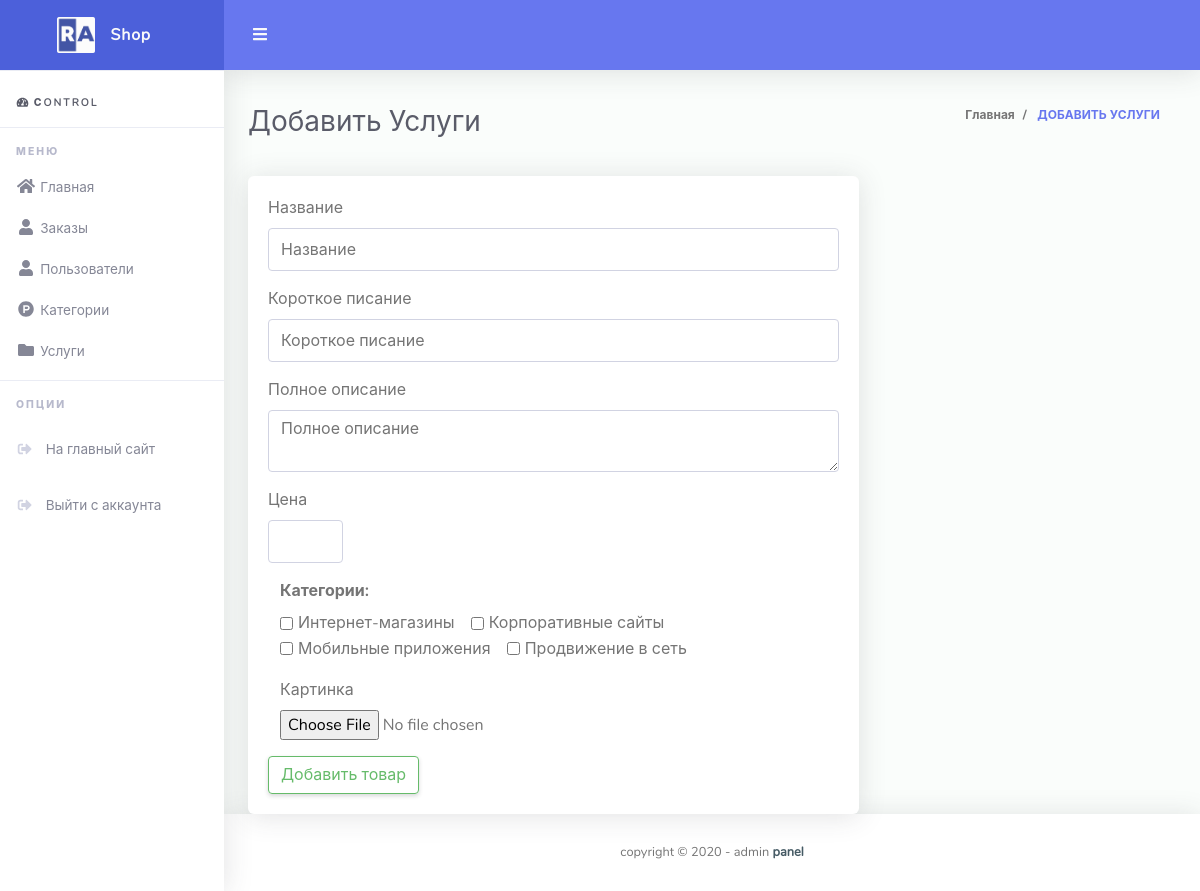
Screenshot of /admin/options/services/add_service.php (signed in) with the database file from the repository.
### tables this page shows
CREATE TABLE `categories` (
  `id` int(11) NOT NULL,
  `title` varchar(255) NOT NULL,
  `description` text NOT NULL,
  `kit_html` text NOT NULL,
  `other_html` text DEFAULT NULL,
  `cost` int(11) DEFAULT NULL,
  `img` longblob DEFAULT NULL
);

### admin/options/services/add_service.php (the view, shortened to what this page needs)
<?php
include $_SERVER['DOCUMENT_ROOT'] . "/configs/db.php";
?>
<!DOCTYPE html>
<html lang="en">
<head>
    <?php include $_SERVER['DOCUMENT_ROOT'] . "/admin/parts/head.php" ?>
</head>
<body id="page-top">
<div id="wrapper">
    <?php
    include $_SERVER['DOCUMENT_ROOT'] . "/admin/parts/nav.php"
    ?>
    <div id="content-wrapper" class="d-flex flex-column">
        <div id="content">
            <nav class="navbar navbar-expand navbar-light bg-navbar topbar mb-4 static-top">
                <button id="sidebarToggleTop" class="btn btn-link rounded-circle mr-3">
                    <i class="fa fa-bars"></i>
                </button>
            </nav>
            <div class="container-fluid" id="container-wrapper">
                        <?php
                        include $_SERVER['DOCUMENT_ROOT'] . "/admin/parts/breadcrumb.php"
                        ?>
                <div class="row">
                    <div class="col-md-8">
                        <div class="card">
                            <div class="card-body">
                                <form method="POST" enctype="multipart/form-data">
                                    <div class="row">
                                        <div class="col-md-12">
                                            <div class="form-group">
                                                <label>Название</label>
                                                <input name="title" type="text" class="form-control" placeholder="Название">
                                            </div>
                                        </div>
                                        <div class="col-md-12">
                                            <div class="form-group">
                                                <label>Короткое писание</label>
                                                <input name="short_description" type="text" class="form-control" placeholder="Короткое писание" maxlength="60">
                                            </div>
                                        </div>
                                        <div class="col-md-12">
                                            <div class="form-group">
                                                <label>Полное описание</label>
                                                <textarea name="full_description" type="text" class="form-control" placeholder="Полное описание"></textarea>
                                            </div>
                                        </div>
                                        <div class="col-md-2">
                                            <div class="form-group">
                                                <label>Цена</label>
                                                <input name="cost" type="text" class="form-control" placeholder="">
                                            </div>
                                        </div>
                                    </div>
                                    <div class="col-md-12">
                                            <div class="form-group">
                                                <label><b>Категории:</b></label><br/>
                                                        <?php
                                                            $sql = "SELECT * FROM categories";
                                                            $result = $connect->query($sql);
                                                            while ($row = mysqli_fetch_assoc($result)) {
                                                            ?>
                                                        <div class="form-check form-check-inline">
                                                          <input class="form-check-input" type="checkbox" id="inlineCheckbox1" name="cat[]" value="<?php echo $row['id']; ?>">
                                                          <label class="form-check-label" for="inlineCheckbox1"><?php echo $row['title']; ?></label>
                                                        </div>
                                                        <?php } ?>
                                            </div>
                                        </div>
                                    <div class="col-md-6">
                                        <div class="form-group">
                                            <label>Картинка</label><br>
                                            <input type="file" name="img_upload" class="">
                                        </div>
                                    </div>
                                    <button name="submit" value="1" type="submit" class="btn btn-outline-success btn-fill pull-right">Добавить товар</button>
                                </form>
                            </div>
                        </div>
                    </div>
                </div>
            </div>
        </div>
        <?php include $_SERVER['DOCUMENT_ROOT'] . "/admin/parts/footer.php" ?>
    </div>
</div>
</body>
</html>

### rows the page displays
categories: title "Интернет-магазины"
categories: title "Корпоративные сайты"
categories: title "Мобильные приложения"
categories: title "Продвижение в сеть"

### other values shown
$page "Добавить Услуги"
$page "ДОБАВИТЬ УСЛУГИ"
